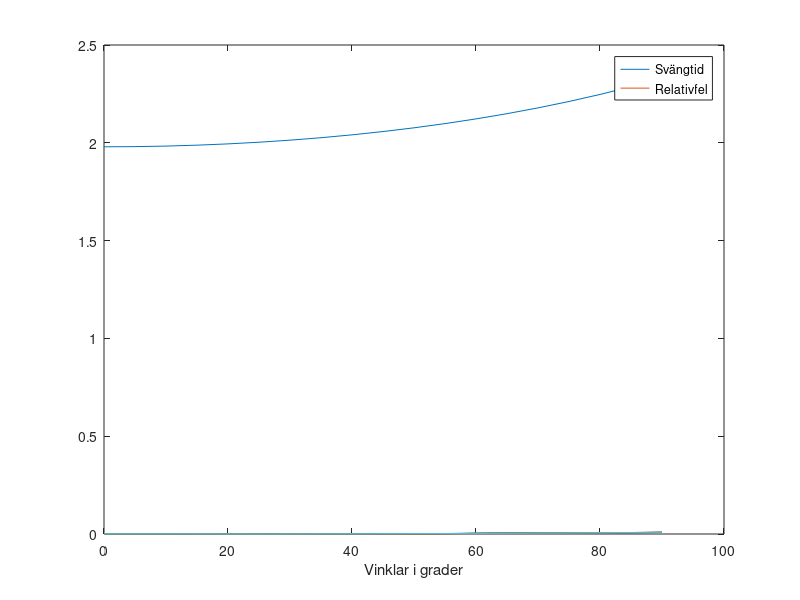

Reproduce this figure in MATLAB.
%
%
%

clear all, close all, clc

%Laboration 4, 4 b)

%Definera värden:
L = 1;
g = 9.81;
h = 0.1;

integralvarden = [];
for fi = [0:5:90]
In = [];

for alpha = [0:h:pi/2]
    
    k = sind(fi/2);
    I = 1/((1-(k^2)*sin(alpha)^2)^0.5);
  if alpha == 0
      I = I/2;
  end
  if alpha == pi/2
      I = I/2;
  end
  In = [In I]; %värdena från integralen
  
end

  Int = sum(In);   
  Integralen = h*Int;   %räknar ut värdet för integralen
  
  integralvarden = [integralvarden; Integralen];    %alla integralvärden för alla olika fi
  
end  

T = integralvarden*(4*(L/g)^0.5); %beräknar värden för svängningstiden T.

fi = [0:5:90];

plot(fi, T)
hold on

appr = 2*pi*sqrt(L/g);

rel_err = (abs(T-appr))/T;

plot(fi, rel_err);

xlabel('Vinklar i grader');
legend('Svängtid', 'Relativfel');
